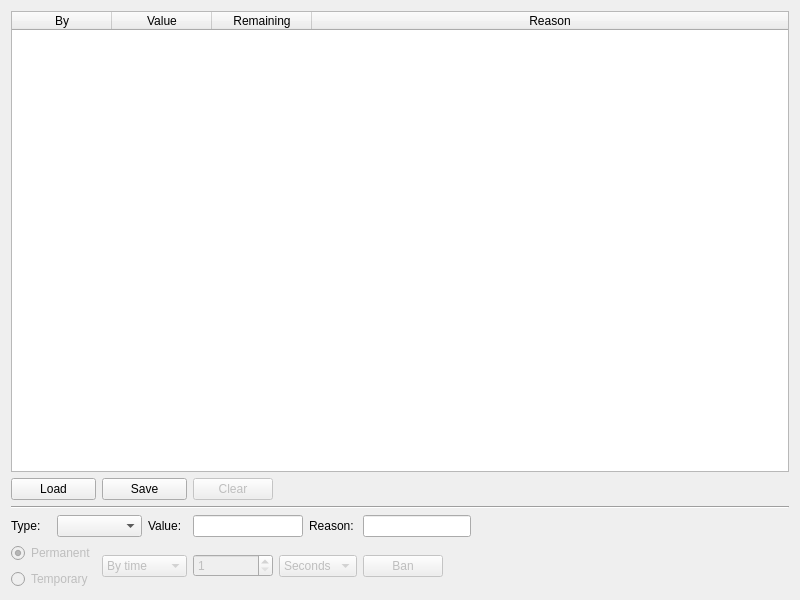
<?xml version="1.0" encoding="UTF-8"?>
<ui version="4.0">
 <class>BanListWidget</class>
 <widget class="QWidget" name="BanListWidget">
  <property name="geometry">
   <rect>
    <x>0</x>
    <y>0</y>
    <width>800</width>
    <height>600</height>
   </rect>
  </property>
  <property name="windowTitle">
   <string/>
  </property>
  <layout class="QGridLayout" name="gridLayout">
   <item row="1" column="4">
    <widget class="QPushButton" name="pushButton_clear">
     <property name="enabled">
      <bool>false</bool>
     </property>
     <property name="text">
      <string>Clear</string>
     </property>
     <property name="icon">
      <iconset resource="Frostbite.qrc">
       <normaloff>:/frostbite/icons/clear.png</normaloff>:/frostbite/icons/clear.png</iconset>
     </property>
     <property name="checkable">
      <bool>false</bool>
     </property>
     <property name="checked">
      <bool>false</bool>
     </property>
     <property name="autoRepeat">
      <bool>false</bool>
     </property>
     <property name="flat">
      <bool>false</bool>
     </property>
    </widget>
   </item>
   <item row="1" column="5" colspan="6">
    <spacer name="horizontalSpacer">
     <property name="orientation">
      <enum>Qt::Horizontal</enum>
     </property>
     <property name="sizeHint" stdset="0">
      <size>
       <width>156</width>
       <height>21</height>
      </size>
     </property>
    </spacer>
   </item>
   <item row="3" column="1" colspan="2">
    <widget class="QComboBox" name="comboBox_type"/>
   </item>
   <item row="1" column="0" colspan="2">
    <widget class="QPushButton" name="pushButton_load">
     <property name="text">
      <string>Load</string>
     </property>
     <property name="icon">
      <iconset resource="Frostbite.qrc">
       <normaloff>:/frostbite/icons/load.png</normaloff>:/frostbite/icons/load.png</iconset>
     </property>
    </widget>
   </item>
   <item row="3" column="10">
    <spacer name="horizontalSpacer_2">
     <property name="orientation">
      <enum>Qt::Horizontal</enum>
     </property>
     <property name="sizeHint" stdset="0">
      <size>
       <width>0</width>
       <height>20</height>
      </size>
     </property>
    </spacer>
   </item>
   <item row="4" column="5" colspan="3">
    <widget class="QComboBox" name="comboBox_timeUnit">
     <property name="enabled">
      <bool>false</bool>
     </property>
     <item>
      <property name="text">
       <string>Seconds</string>
      </property>
     </item>
     <item>
      <property name="text">
       <string>Minutes</string>
      </property>
     </item>
     <item>
      <property name="text">
       <string>Hours</string>
      </property>
     </item>
     <item>
      <property name="text">
       <string>Days</string>
      </property>
     </item>
     <item>
      <property name="text">
       <string>Weeks</string>
      </property>
     </item>
    </widget>
   </item>
   <item row="3" column="0">
    <widget class="QLabel" name="label_type">
     <property name="text">
      <string>Type:</string>
     </property>
    </widget>
   </item>
   <item row="3" column="3">
    <widget class="QLabel" name="label_value">
     <property name="text">
      <string>Value:</string>
     </property>
    </widget>
   </item>
   <item row="3" column="6" colspan="2">
    <widget class="QLabel" name="label_reason">
     <property name="text">
      <string>Reason:</string>
     </property>
    </widget>
   </item>
   <item row="1" column="2" colspan="2">
    <widget class="QPushButton" name="pushButton_save">
     <property name="text">
      <string>Save</string>
     </property>
     <property name="icon">
      <iconset resource="Frostbite.qrc">
       <normaloff>:/frostbite/icons/save.png</normaloff>:/frostbite/icons/save.png</iconset>
     </property>
    </widget>
   </item>
   <item row="3" column="4" colspan="2">
    <widget class="QLineEdit" name="lineEdit_value"/>
   </item>
   <item row="3" column="8" colspan="2">
    <widget class="QLineEdit" name="lineEdit_reason"/>
   </item>
   <item row="4" column="2" colspan="2">
    <widget class="QComboBox" name="comboBox_by">
     <property name="enabled">
      <bool>false</bool>
     </property>
     <item>
      <property name="text">
       <string>By time</string>
      </property>
     </item>
     <item>
      <property name="text">
       <string>By rounds</string>
      </property>
     </item>
    </widget>
   </item>
   <item row="4" column="4">
    <widget class="QSpinBox" name="spinBox_timeout">
     <property name="enabled">
      <bool>false</bool>
     </property>
     <property name="minimum">
      <number>1</number>
     </property>
     <property name="maximum">
      <number>999</number>
     </property>
    </widget>
   </item>
   <item row="4" column="0" colspan="2">
    <layout class="QVBoxLayout" name="verticalLayout">
     <item>
      <widget class="QRadioButton" name="radioButton_permanent">
       <property name="enabled">
        <bool>false</bool>
       </property>
       <property name="text">
        <string>Permanent</string>
       </property>
       <property name="checked">
        <bool>true</bool>
       </property>
      </widget>
     </item>
     <item>
      <widget class="QRadioButton" name="radioButton_temporary">
       <property name="enabled">
        <bool>false</bool>
       </property>
       <property name="text">
        <string>Temporary</string>
       </property>
      </widget>
     </item>
    </layout>
   </item>
   <item row="0" column="0" colspan="11">
    <widget class="QTableWidget" name="tableWidget_bl_banList">
     <property name="contextMenuPolicy">
      <enum>Qt::CustomContextMenu</enum>
     </property>
     <property name="editTriggers">
      <set>QAbstractItemView::NoEditTriggers</set>
     </property>
     <property name="selectionMode">
      <enum>QAbstractItemView::SingleSelection</enum>
     </property>
     <property name="selectionBehavior">
      <enum>QAbstractItemView::SelectRows</enum>
     </property>
     <attribute name="horizontalHeaderStretchLastSection">
      <bool>true</bool>
     </attribute>
     <attribute name="verticalHeaderVisible">
      <bool>false</bool>
     </attribute>
     <attribute name="verticalHeaderHighlightSections">
      <bool>false</bool>
     </attribute>
     <column>
      <property name="text">
       <string>By</string>
      </property>
     </column>
     <column>
      <property name="text">
       <string>Value</string>
      </property>
     </column>
     <column>
      <property name="text">
       <string>Remaining</string>
      </property>
     </column>
     <column>
      <property name="text">
       <string>Reason</string>
      </property>
     </column>
    </widget>
   </item>
   <item row="4" column="9" colspan="2">
    <spacer name="horizontalSpacer_3">
     <property name="orientation">
      <enum>Qt::Horizontal</enum>
     </property>
     <property name="sizeHint" stdset="0">
      <size>
       <width>40</width>
       <height>20</height>
      </size>
     </property>
    </spacer>
   </item>
   <item row="4" column="8">
    <widget class="QPushButton" name="pushButton_ban">
     <property name="enabled">
      <bool>false</bool>
     </property>
     <property name="text">
      <string>Ban</string>
     </property>
    </widget>
   </item>
   <item row="2" column="0" colspan="11">
    <widget class="Line" name="line">
     <property name="orientation">
      <enum>Qt::Horizontal</enum>
     </property>
    </widget>
   </item>
  </layout>
 </widget>
 <resources>
  <include location="Frostbite.qrc"/>
 </resources>
 <connections/>
</ui>
